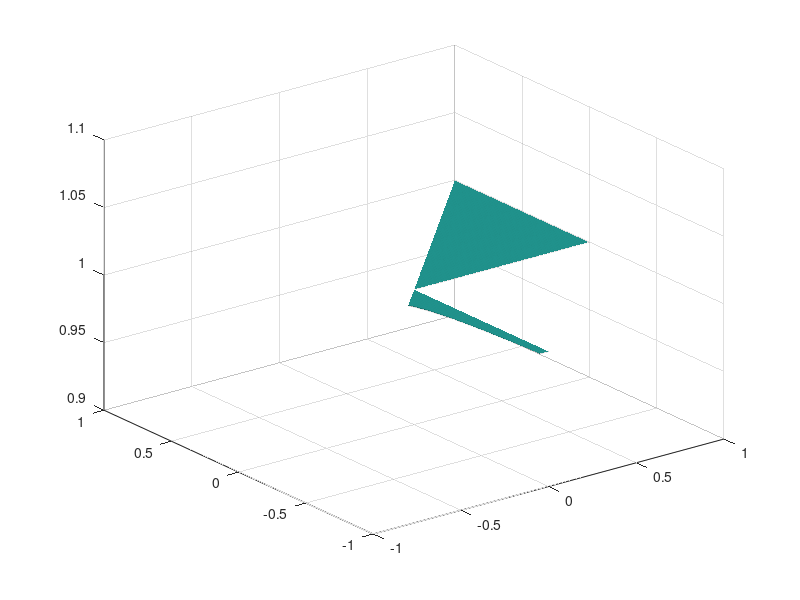

Recreate this plot in MATLAB. (Note: this script raises an error after producing the figure.)
clc; clear;

A = -1:.001:1;

% get 2-D mesh for x and y
[a1 a3] = meshgrid(A);	

% check conditions for these values
cond1 = (1+(a1.*3)+(a1.*a3.*1)) > 0;
cond2 = ((1+(a1.*3)+(a1.*a3.*1)).^2 - 16*a1.*a3.*1) > 0;
cond3 = a1.*a3 > 0;
cond4 = a1 > a3;
cond5 = abs(a1) < 1;
cond6 = abs(a3) < 1;

% convert to double for plotting
cond1 = double(cond1);
cond2 = double(cond2);
cond3 = double(cond3);
cond4 = double(cond4);
cond5 = double(cond5);
cond6 = double(cond6);

% set the 0s to NaN so they are not plotted
cond1(cond1 == 0) = NaN;
cond2(cond2 == 0) = NaN;
cond3(cond3 == 0) = NaN;
cond4(cond4 == 0) = NaN;
cond5(cond5 == 0) = NaN;
cond6(cond6 == 0) = NaN;

% multiply the condaces to keep only the common points
cond = cond1.*cond2.*cond3.*cond4.*cond5.*cond6;

s = surf(a1,a3,cond);
s.EdgeColor = 'none';
s.LineStyle = '-';
s.FaceColor = 'flat';
s.FaceLighting = 'flat';
axis on;
axis([-1 1 -1 1])
    xlabel('a_1','FontSize',14)
    ylabel('a_3','FontSize',14)
    title(sprintf('Criteria of J1, J2, J3 to Guarantee (Marginal) Passive Gravity-Gradient Stabilization \n For a Spacecraft in Low-Earth Orbit.'))

set(gcf,'paperorientation','landscape');
    set(gcf,'paperunits','normalized');
    set(gcf,'paperposition',[0 0 1 1]);
    print(gcf,'-dpdf','ExtraCredit.pdf')
view(0,90)% change to top view
